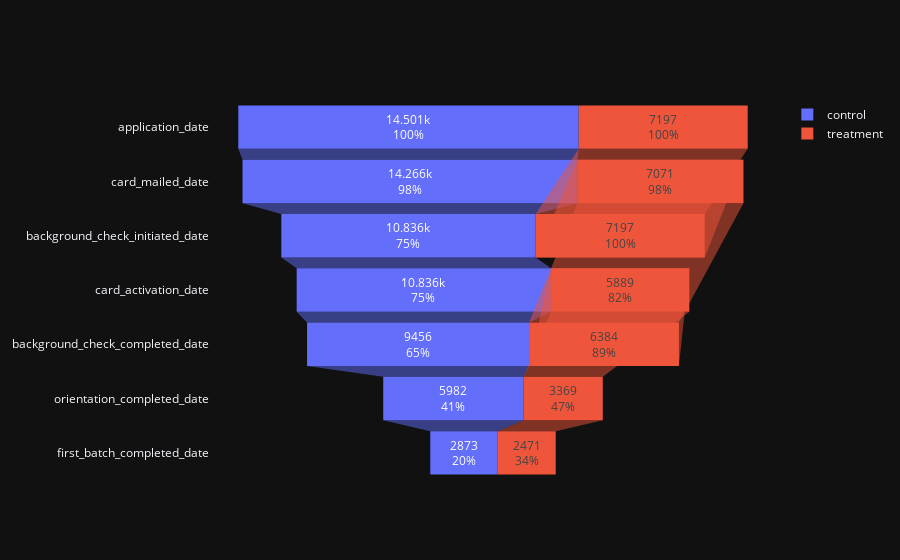

Notebook cell for this chart:
### Code cell
fig = go.Figure(go.Funnel(
    y=df_control_converstion.index.get_level_values(1),
    x=df_control_converstion.applicant_id,
    name='control',
    textinfo="value+percent initial"))

fig.add_funnel(
    y=df_treat_converstion.index.get_level_values(1),
    x=df_treat_converstion.applicant_id,
    name='treatment',
    textinfo="value+percent initial")

fig.show()

### Figure 1 — Plotly figure (JSON) as saved in the notebook; plotly's stock layout.template omitted (floating-point values rounded to 4 significant figures)
{"data": [{"name": "control", "textinfo": "value+percent initial", "x": [14501, 14266, 10836, 10836, 9456, 5982, 2873], "y": ["application_date", "card_mailed_date", "background_check_initiated_date", "card_activation_date", "background_check_completed_date", "orientation_completed_date", "first_batch_completed_date"], "type": "funnel"}, {"name": "treatment", "textinfo": "value+percent initial", "x": [7197, 7197, 7071, 6384, 5889, 3369, 2471], "y": ["application_date", "background_check_initiated_date", "card_mailed_date", "background_check_completed_date", "card_activation_date", "orientation_completed_date", "first_batch_completed_date"], "type": "funnel"}], "layout": {}}
